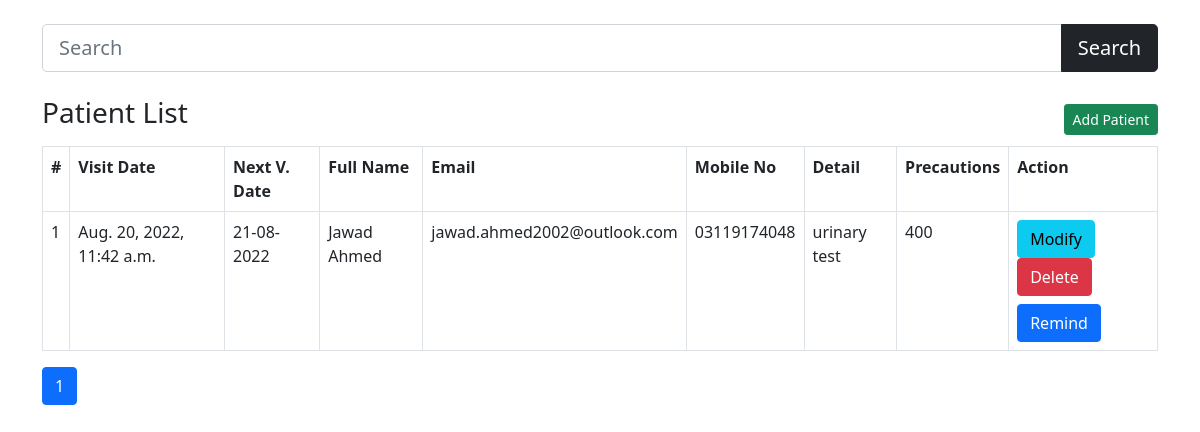
Page /?page=2 on the earlier database version.
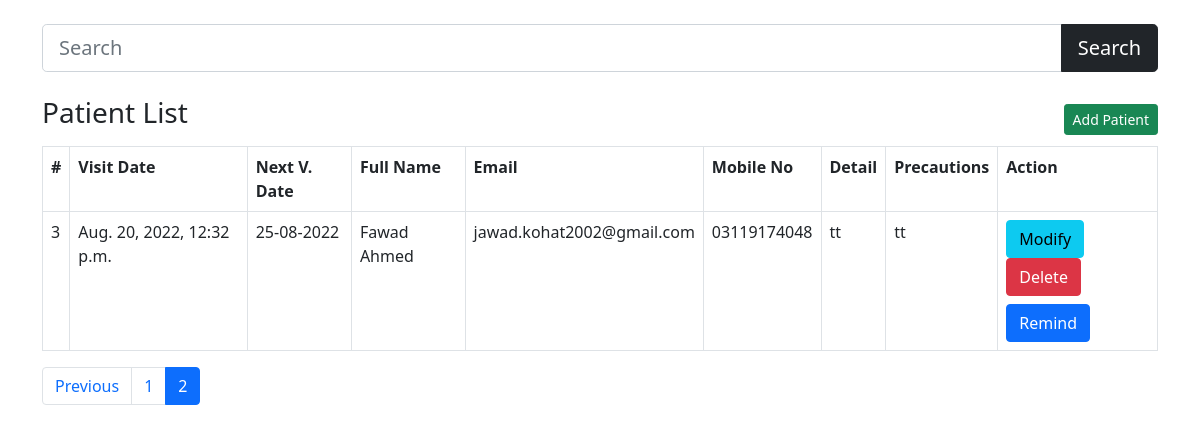
Same page on the later database version.
### main/models.py (models this page shows, shortened)
class Patient(models.Model):
    full_name=models.CharField(max_length=100)
    email=models.CharField(max_length=50)
    mobile_no=models.CharField(max_length=50)
    address=models.TextField()
    detail=models.TextField()
    precout=models.TextField()
    visit_date=models.DateTimeField(auto_now_add=True)
    next_visit_date=models.CharField(max_length=100)

### main/views.py (the view)
# urls.py: path('', views.home, name='home'),
def home(request):
    data = Patient.objects.all()
    if 'q' in request.GET:
        q = request.GET['q']
        data = Patient.objects.filter(Q(full_name__icontains=q) | Q(
            mobile_no__icontains=q) | Q(email__icontains=q))
    paginator = Paginator(data, 1)
    page_number = request.GET.get('page', 1)
    data = paginator.get_page(page_number)
    return render(request, 'home.html', {'data': data})

### main/templates/home.html (shortened to what this page needs)
{% load static %}
<!DOCTYPE html>
<html lang="en">
<head>
    <link rel="stylesheet" href="{% static 'bootstrap.min.css' %}">
</head>
<body>
    <main class="container">
        <form class="my-4" action="/">
            <div class="input-group mb-3">
                <input type="text" name="q" class="form-control form-control-lg" placeholder="Search" />
                <button class="btn btn-dark btn-lg" type="submit" id="button-addon2">Search</button>
            </div>
        </form>
        <h3 class="my-3">Patient List <a href="/add-patient" class="float-end btn btn-sm btn-success mt-2">Add Patient</a></h3>
        <table class="table table-bordered">
            <tr>
                <th>#</th>
                <th>Visit Date</th>
                <th>Next V. Date</th>
                <th>Full Name</th>
                <th>Email</th>
                <th>Mobile No</th>
                <th>Detail</th>
                <th>Precautions</th>
                <th>Action</th>
            </tr>
            {% if data %}
                {% for patient in data %}
                <tr>
                    <td>{{patient.id}}</td>
                    <td>{{patient.visit_date}}</td>
                    <td>{{patient.next_visit_date}}</td>
                    <td>{{patient.full_name}}</td>
                    <td>{{patient.email}}</td>
                    <td>{{patient.mobile_no}}</td>
                    <td>{{patient.detail}}</td>
                    <td>{{patient.precout}}</td>
                    <td>
                        <a href="/update-patient/{{patient.id}}" class="btn btn-info btm-sm">Modify</a>
                        <a onclick="return confirm('Are you sure you want to delete this data?')" href="/delete-patient/{{patient.id}}" class="btn btn-danger btm-sm">Delete</a>
                        <form method="post" action="/send-email/{{patient.id}}">
                            <input type="submit" class="btn btn-primary mt-2" value="Remind" />
                        </form>
                    </td>
                </tr>
                {% endfor %}
            {% endif %}
        </table>
        <nav aria-label="...">
            <ul class="pagination">
                {% if data.has_previous %}
                <li class="page-item">
                    <a class="page-link" href="?page={{data.previous_page_number}}" tabindex="-1" aria-disabled="true">Previous</a>
                </li>
                {% endif %}
                {% for i in data.paginator.page_range %}
                    {% if data.number == i %}
                    <li class="page-item active" aria-current="page">
                        <a class="page-link" href="#">{{i}}</a>
                    </li>
                    {% else %}
                    <li class="page-item"><a class="page-link" href="?page={{i}}">{{i}}</a></li>
                    {% endif %}
                {% endfor %}
            </ul>
        </nav>
    </main>
</body>
</html>

Differences in the rows shown:
no longer on this page (row unchanged): Patient: id "1", visit_date "Aug. 20, 2022, 11:42 a.m.", next_visit_date "21-08-2022", full_name "Jawad Ahmed", email "jawad.ahmed2002@outlook.com", mobile_no "03119174048", detail "urinary test", precout "400"
added Patient: id "3", visit_date "Aug. 20, 2022, 12:32 p.m.", next_visit_date "25-08-2022", full_name "Fawad Ahmed", email "jawad.kohat2002@gmail.com", mobile_no "03119174048", detail "tt", precout "tt"
Other differences:
text now shown: "Previous"
list line gone: "1"
new list line: "1"
new list line: "2"
